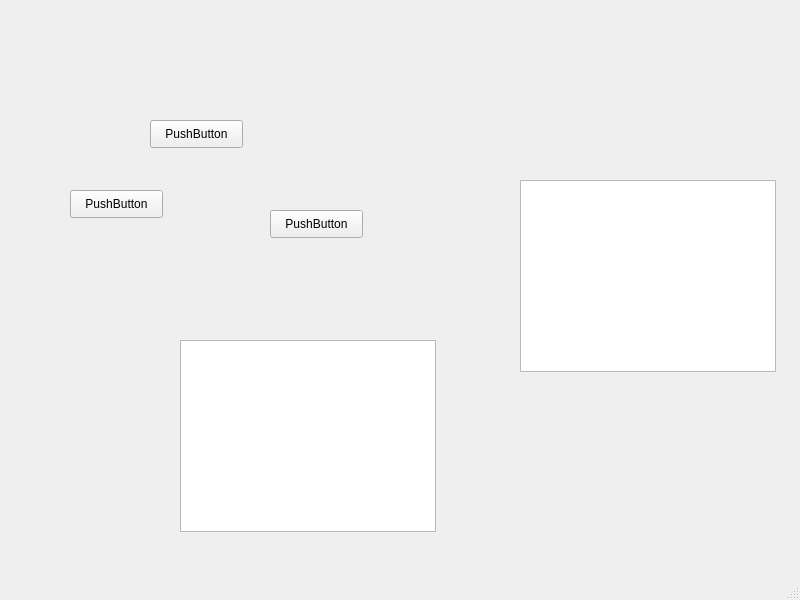
<?xml version="1.0" encoding="UTF-8"?>
<ui version="4.0">
 <class>MainWindow</class>
 <widget class="QMainWindow" name="MainWindow">
  <property name="geometry">
   <rect>
    <x>0</x>
    <y>0</y>
    <width>800</width>
    <height>600</height>
   </rect>
  </property>
  <property name="windowTitle">
   <string>MainWindow</string>
  </property>
  <widget class="QWidget" name="centralwidget">
   <widget class="QPushButton" name="pushButton">
    <property name="geometry">
     <rect>
      <x>270</x>
      <y>210</y>
      <width>93</width>
      <height>28</height>
     </rect>
    </property>
    <property name="text">
     <string>PushButton</string>
    </property>
   </widget>
   <widget class="QPushButton" name="pushButton_2">
    <property name="geometry">
     <rect>
      <x>70</x>
      <y>190</y>
      <width>93</width>
      <height>28</height>
     </rect>
    </property>
    <property name="text">
     <string>PushButton</string>
    </property>
   </widget>
   <widget class="QPushButton" name="pushButton_3">
    <property name="geometry">
     <rect>
      <x>150</x>
      <y>120</y>
      <width>93</width>
      <height>28</height>
     </rect>
    </property>
    <property name="text">
     <string>PushButton</string>
    </property>
   </widget>
   <widget class="QListView" name="listView">
    <property name="geometry">
     <rect>
      <x>180</x>
      <y>340</y>
      <width>256</width>
      <height>192</height>
     </rect>
    </property>
   </widget>
   <widget class="QListView" name="listView_2">
    <property name="geometry">
     <rect>
      <x>520</x>
      <y>180</y>
      <width>256</width>
      <height>192</height>
     </rect>
    </property>
   </widget>
  </widget>
  <widget class="QMenuBar" name="menubar">
   <property name="geometry">
    <rect>
     <x>0</x>
     <y>0</y>
     <width>800</width>
     <height>26</height>
    </rect>
   </property>
  </widget>
  <widget class="QStatusBar" name="statusbar"/>
 </widget>
 <resources/>
 <connections/>
</ui>
